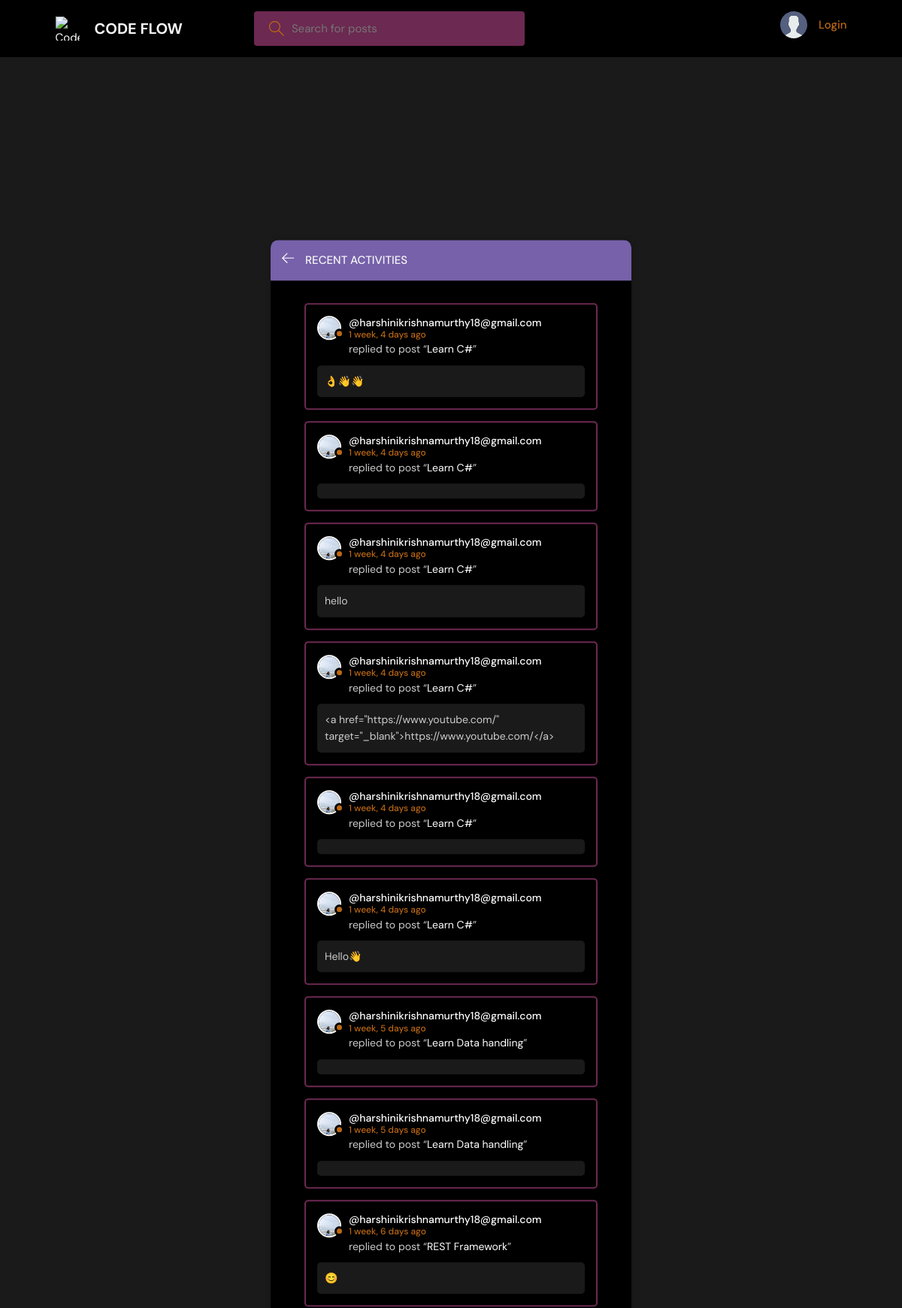
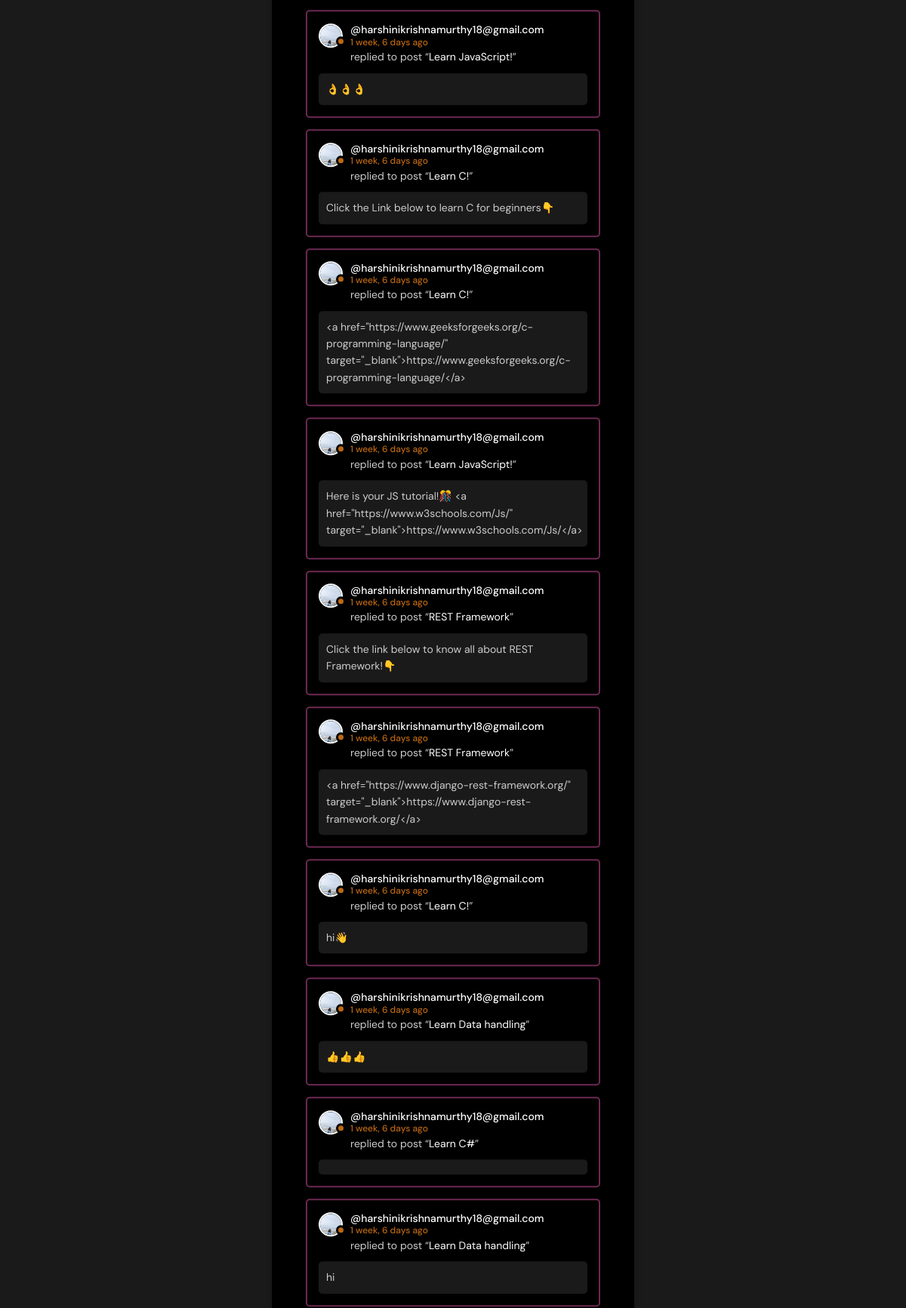
The page /activity/ (upper part) on the database its author committed (2 pictures, top to bottom).
### base/models.py (models this page shows, shortened)
class Message(models.Model):
    user = models.ForeignKey(User, on_delete=models.CASCADE)
    room = models.ForeignKey(Room, on_delete=models.CASCADE)
    body = models.TextField()
    file = models.FileField(upload_to='room_files/', blank=True, null=True)  # Added FileField for attachments
    updated = models.DateTimeField(auto_now=True)
    created = models.DateTimeField(auto_now_add=True)
    class Meta:
        ordering = ['-updated', '-created']

class User(AbstractUser):
    name = models.CharField(max_length=200, null=True)
    email = models.EmailField(unique=True, null=True)
    bio = models.TextField(null=True)
    avatar = models.ImageField(null=True, default="avatar.svg")
    USERNAME_FIELD = 'email'
    REQUIRED_FIELDS = ['username', 'password']

class Room(models.Model):
    host = models.ForeignKey(User, on_delete=models.SET_NULL, null=True)
    topic = models.ForeignKey(Topic, on_delete=models.SET_NULL, null=True)
    name = models.CharField(max_length=200)
    description = models.TextField(null=True, blank=True)
    participants = models.ManyToManyField(
        User, related_name='participants', blank=True)
    updated = models.DateTimeField(auto_now=True)
    created = models.DateTimeField(auto_now_add=True)
    class Meta:
        ordering = ['-updated', '-created']
    def __str__(self):
        return self.name

### base/views.py (the view)
# urls.py: path('activity/', views.activityPage, name="activity"),
def activityPage(request):
    room_messages = Message.objects.all()
    return render(request, 'base/activity.html', {'room_messages': room_messages})

### base/templates/base/activity.html (shortened to what this page needs)
{% extends 'main.html' %}
{% block content %}
<main class="layout">
  <div class="container">
    <div class="layout__box">
      <div class="layout__boxHeader">
        <div class="layout__boxTitle">
          <a href="{% url 'home' %}">
            <svg version="1.1" xmlns="http://www.w3.org/2000/svg" width="32" height="32" viewBox="0 0 32 32">
              <title>arrow-left</title>
              <path
                d="M13.723 2.286l-13.723 13.714 13.719 13.714 1.616-1.611-10.96-10.96h27.625v-2.286h-27.625l10.965-10.965-1.616-1.607z">
              </path>
            </svg>
          </a>
          <h3>Recent Activities</h3>
        </div>
      </div>
      <div class="activities-page layout__body">
        {% for message in room_messages %}
        <div class="activities__box">
          <div class="activities__boxHeader roomListRoom__header">
            <a href="{% url 'user-profile' message.user.id %}" class="roomListRoom__author">
              <div class="avatar avatar--small">
                <img src="{{message.user.avatar.url}}" />
              </div>
              <p>
                @{{message.user}}
                <span>{{message.created|timesince}} ago</span>
              </p>
            </a>
          </div>
          <div class="activities__boxContent">
            <p>replied to post “<a href="{% url 'room' message.room.id %}">{{message.room}}</a>”</p>
            <div class="activities__boxRoomContent">
              {{message.body}}
            </div>
          </div>
        </div>
        {% endfor %}
      </div>
    </div>
  </div>
</main>
{% endblock content %}

### theme/style.css (style rules this page uses)
:root { --color-main: #ffffff; --color-main-light: #d9d9d9; --color-dark: #000000; --color-dark-medium: #6c2951; --color-dark-light: #7661aa; --color-light: #f5f5f5; --color-gray: #bc6814; --color-light-gray: #cccccc; --color-bg: #1a1a1a; --color-success: #d9d9d9; --color-error: #ffffff; }
* { font-family: "DM Sans", -apple-system, BlinkMacSystemFont, "Segoe UI", Roboto, Oxygen, Ubuntu, Cantarell, "Open Sans", "Helvetica Neue", sans-serif; margin: 0; padding: 0; box-sizing: border-box; text-rendering: optimizeLegibility; font-size: inherit; }
html { font-size: 56.25%; }
@media only screen and (min-width: 1200px) { html { font-size: 62.5%; } }
body { line-height: 1.6; font-weight: 400; font-size: 1.5rem; color: var(--color-light-gray); background-color: var(--color-bg); min-height: 100vh; }
img { width: 100%; }
a { display: inline-block; color: var(--color-main); text-decoration: none; }
.container { max-width: 120rem; width: 90%; margin: auto; }
.avatar { position: relative; display: inline-block; border-radius: 50%; border: 2px solid var(--color-main); }
.avatar img { display: block; border-radius: 50%; object-fit: cover; object-position: center; }
.avatar::after { content: ""; display: block; position: absolute; background-color: var(--color-gray); z-index: 111; border-radius: 50%; border: 0.3rem solid var(--color-dark); }
.avatar.avatar--small img { width: 2.8rem; height: 2.8rem; }
.avatar.avatar--small:after { width: 0.7rem; height: 0.7rem; bottom: 0px; right: -6px; }
.layout { margin-top: 2.4rem; }
.layout > .container { display: flex; justify-content: space-between; align-items: flex-start; }
.layout__box { width: 90%; max-width: 48rem; min-height: 40rem; position: absolute; top: 50%; left: 50%; transform: translate(-50%, -46%); background-color: var(--color-dark); border-radius: 1rem; box-shadow: 1px 1px 6px 3px rgba(0, 0, 0, 0.1); overflow: hidden; }
.layout__boxHeader { display: flex; padding: 1.5rem; background-color: var(--color-dark-light); }
.layout__boxTitle { display: flex; gap: 1.5rem; align-items: center; }
.layout__boxTitle h3 { text-transform: uppercase; font-weight: 500; color: var(--color-light); }
.layout__boxTitle svg { width: 1.6rem; height: 1.6rem; fill: var(--color-main); }
.layout__body { margin: 3rem; }
.roomListRoom__header { display: flex; justify-content: space-between; align-items: center; }
.roomListRoom__author { font-weight: 500; display: flex; align-items: center; gap: 1rem; }
.activities__box { margin: 1.5rem; padding: 1.5rem; border: 2px solid var(--color-dark-medium); border-radius: 5px; }
.activities__boxHeader p { font-size: 1.4rem; line-height: 1.3; }
.activities__boxHeader p span { color: var(--color-gray); font-size: 1.2rem; display: block; }
.activities__boxContent { margin-left: 4.2rem; }
.activities__boxContent { font-size: 1.4rem; }
.activities__boxRoomContent { background: var(--color-bg); padding: 1rem; border-radius: 5px; margin-top: 1rem; margin-left: -4.2rem; }

### rows shown on the page
Message: user.avatar (picture), user "harshinikrishnamurthy18@gmail.com", created "1 week, 4 days", room "Learn C#", body "👌👋👋"
Message: user.avatar (picture), user "harshinikrishnamurthy18@gmail.com", created "1 week, 4 days", room "Learn C#"
Message: user.avatar (picture), user "harshinikrishnamurthy18@gmail.com", created "1 week, 4 days", room "Learn C#", body "hello"
Message: user.avatar (picture), user "harshinikrishnamurthy18@gmail.com", created "1 week, 4 days", room "Learn C#", body "<a href=\"https://www.youtube.com/\" target=\"_blank\">https://www.youtube.com/</a>"
Message: user.avatar (picture), user "harshinikrishnamurthy18@gmail.com", created "1 week, 4 days", room "Learn C#"
Message: user.avatar (picture), user "harshinikrishnamurthy18@gmail.com", created "1 week, 4 days", room "Learn C#", body "Hello👋"
Message: user.avatar (picture), user "harshinikrishnamurthy18@gmail.com", created "1 week, 5 days", room "Learn Data handling"
Message: user.avatar (picture), user "harshinikrishnamurthy18@gmail.com", created "1 week, 5 days", room "Learn Data handling"
Message: user.avatar (picture), user "harshinikrishnamurthy18@gmail.com", created "1 week, 6 days", room "REST Framework", body "😊"
Message: user.avatar (picture), user "harshinikrishnamurthy18@gmail.com", created "1 week, 6 days", room "Learn JavaScript!", body "👌👌👌"
Message: user.avatar (picture), user "harshinikrishnamurthy18@gmail.com", created "1 week, 6 days", room "Learn C!", body "Click the Link below to learn C for beginners👇"
Message: user.avatar (picture), user "harshinikrishnamurthy18@gmail.com", created "1 week, 6 days", room "Learn C!", body "<a href=\"https://www.geeksforgeeks.org/c-programming-language/\" target=\"_blank\">https://www.geeksforgeeks.org/c-programming-language/</a>"
Message: user.avatar (picture), user "harshinikrishnamurthy18@gmail.com", created "1 week, 6 days", room "Learn JavaScript!", body "Here is your JS tutorial!🎊 <a href=\"https://www.w3schools.com/Js/\" target=\"_blank\">https://www.w3schools.com/Js/</a>"
Message: user.avatar (picture), user "harshinikrishnamurthy18@gmail.com", created "1 week, 6 days", room "REST Framework", body "Click the link below to know all about REST Framework!👇"
Message: user.avatar (picture), user "harshinikrishnamurthy18@gmail.com", created "1 week, 6 days", room "REST Framework", body "<a href=\"https://www.django-rest-framework.org/\" target=\"_blank\">https://www.django-rest-framework.org/</a>"
Message: user.avatar (picture), user "harshinikrishnamurthy18@gmail.com", created "1 week, 6 days", room "Learn C!", body "hi👋"
Message: user.avatar (picture), user "harshinikrishnamurthy18@gmail.com", created "1 week, 6 days", room "Learn Data handling", body "👍👍👍"
Message: user.avatar (picture), user "harshinikrishnamurthy18@gmail.com", created "1 week, 6 days", room "Learn C#"
Message: user.avatar (picture), user "harshinikrishnamurthy18@gmail.com", created "1 week, 6 days", room "Learn Data handling", body "hi"
